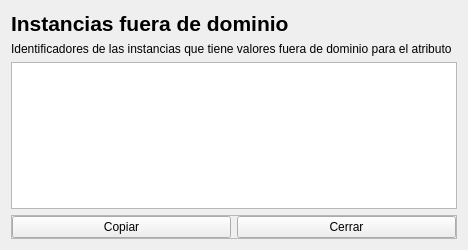
<?xml version="1.0" encoding="UTF-8"?>
<ui version="4.0">
 <class>Form</class>
 <widget class="QWidget" name="Form">
  <property name="geometry">
   <rect>
    <x>0</x>
    <y>0</y>
    <width>468</width>
    <height>250</height>
   </rect>
  </property>
  <property name="windowTitle">
   <string>Valores fuera de dominio</string>
  </property>
  <layout class="QVBoxLayout" name="verticalLayout">
   <item>
    <widget class="QLabel" name="label">
     <property name="font">
      <font>
       <pointsize>16</pointsize>
       <weight>75</weight>
       <bold>true</bold>
      </font>
     </property>
     <property name="text">
      <string>Instancias fuera de dominio</string>
     </property>
    </widget>
   </item>
   <item>
    <widget class="QLabel" name="labelDescripcion">
     <property name="text">
      <string>Identificadores de las instancias que tiene valores fuera de dominio para el atributo </string>
     </property>
    </widget>
   </item>
   <item>
    <widget class="QPlainTextEdit" name="textEdit">
     <property name="enabled">
      <bool>true</bool>
     </property>
     <property name="readOnly">
      <bool>true</bool>
     </property>
    </widget>
   </item>
   <item>
    <widget class="QFrame" name="frame">
     <property name="sizePolicy">
      <sizepolicy hsizetype="Expanding" vsizetype="Minimum">
       <horstretch>0</horstretch>
       <verstretch>0</verstretch>
      </sizepolicy>
     </property>
     <property name="frameShape">
      <enum>QFrame::StyledPanel</enum>
     </property>
     <property name="frameShadow">
      <enum>QFrame::Raised</enum>
     </property>
     <layout class="QHBoxLayout" name="horizontalLayout">
      <property name="leftMargin">
       <number>0</number>
      </property>
      <property name="topMargin">
       <number>0</number>
      </property>
      <property name="rightMargin">
       <number>0</number>
      </property>
      <property name="bottomMargin">
       <number>0</number>
      </property>
      <item>
       <widget class="QPushButton" name="btnCopiar">
        <property name="text">
         <string>Copiar</string>
        </property>
       </widget>
      </item>
      <item>
       <widget class="QPushButton" name="btnCerrar">
        <property name="text">
         <string>Cerrar</string>
        </property>
       </widget>
      </item>
     </layout>
    </widget>
   </item>
  </layout>
 </widget>
 <resources/>
 <connections/>
</ui>
